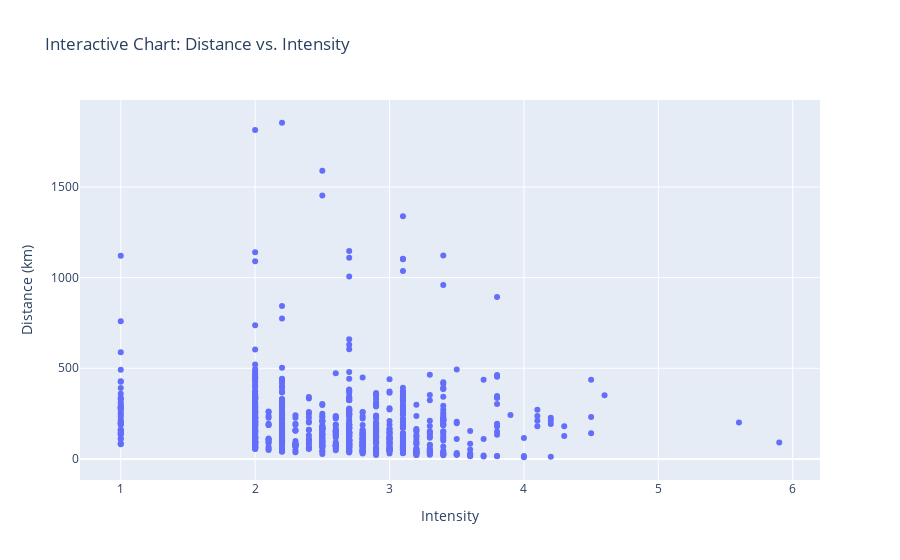

The notebook cell saved with this chart:
### Code cell
import pandas as pd
import plotly.express as px

# Load the data from the updated CSV file
data_path = 'intensityDistance.csv'
df = pd.read_csv(data_path)

# Setting initial values for customizable portions
x_axis_column = 'Intensity'  # Assuming you want to use the first "Intensity" column for x-axis
y_axis_column = 'Actual Distance (km)'  # Using "Actual Distance (km)" for y-axis
# Optional: You might want to compare with "Estimated Distance (km)" in the same or a different plot.

title_text = 'Interactive Chart: Distance vs. Intensity'  # Customize the chart title as needed
x_axis_label = 'Intensity'  # Custom x-axis label
y_axis_label = 'Distance (km)'  # Custom y-axis label

# Creating an interactive scatter plot
fig = px.scatter(df, 
                 x=x_axis_column, 
                 y=y_axis_column, 
                 title=title_text,
                 labels={
                     x_axis_column: x_axis_label, 
                     y_axis_column: y_axis_label
                 },
                 hover_data=df.columns.tolist())  # Using all columns for hover data for comprehensive insights

# Display the interactive plot
fig.show()

### Figure 1 — Plotly figure (JSON) as saved in the notebook; plotly's stock layout.template omitted (floating-point values rounded to 4 significant figures; data arrays with more than 128 entries replaced by an {"elided": "..."} marker saying what was removed)
{"data": [{"customdata": {"elided": "845x2 float values"}, "hovertemplate": "Intensity=%{x}<br>Distance (km)=%{y}<br>Estimated Distance (km)=%{customdata[0]}<br>Intensity.1=%{customdata[1]}<extra></extra>", "legendgroup": "", "marker": {"color": "#636efa", "symbol": "circle"}, "mode": "markers", "name": "", "orientation": "v", "showlegend": false, "type": "scatter", "x": {"elided": "845 float values"}, "xaxis": "x", "y": {"elided": "845 float values"}, "yaxis": "y"}], "layout": {"autosize": true, "legend": {"tracegroupgap": 0}, "title": {"text": "Interactive Chart: Distance vs. Intensity"}, "xaxis": {"anchor": "y", "autorange": true, "domain": [0, 1], "range": [0.6915, 6.208], "title": {"text": "Intensity"}, "type": "linear"}, "yaxis": {"anchor": "x", "autorange": true, "domain": [0, 1], "range": [-143.3, 2007.0], "title": {"text": "Distance (km)"}, "type": "linear"}}}
